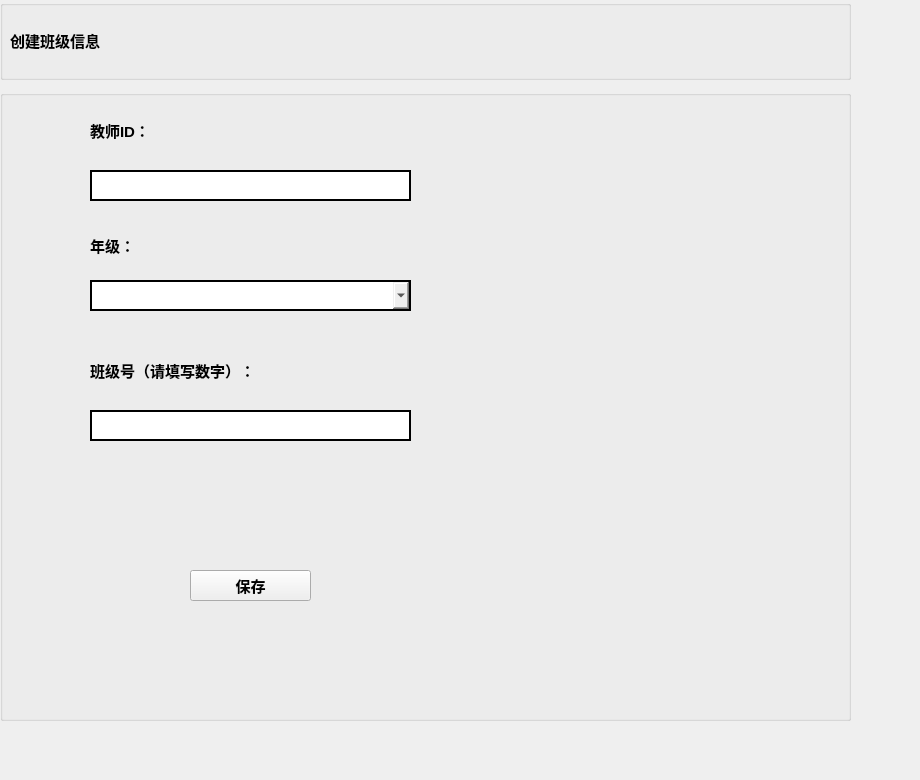
        <widget class="QWidget" name="page_6">
         <widget class="QWidget" name="widget_11" native="true">
          <property name="geometry">
           <rect>
            <x>0</x>
            <y>0</y>
            <width>911</width>
            <height>81</height>
           </rect>
          </property>
          <widget class="QGroupBox" name="groupBox_12">
           <property name="geometry">
            <rect>
             <x>0</x>
             <y>0</y>
             <width>851</width>
             <height>80</height>
            </rect>
           </property>
           <property name="title">
            <string/>
           </property>
           <widget class="QLabel" name="label_23">
            <property name="geometry">
             <rect>
              <x>10</x>
              <y>20</y>
              <width>141</width>
              <height>41</height>
             </rect>
            </property>
            <property name="font">
             <font>
              <pointsize>11</pointsize>
              <weight>75</weight>
              <bold>true</bold>
             </font>
            </property>
            <property name="text">
             <string>创建班级信息</string>
            </property>
           </widget>
          </widget>
         </widget>
         <widget class="QWidget" name="widget_12" native="true">
          <property name="geometry">
           <rect>
            <x>0</x>
            <y>90</y>
            <width>911</width>
            <height>681</height>
           </rect>
          </property>
          <widget class="QGroupBox" name="groupBox_13">
           <property name="geometry">
            <rect>
             <x>0</x>
             <y>0</y>
             <width>851</width>
             <height>631</height>
            </rect>
           </property>
           <property name="title">
            <string/>
           </property>
           <widget class="QLabel" name="label_24">
            <property name="geometry">
             <rect>
              <x>90</x>
              <y>30</y>
              <width>91</width>
              <height>21</height>
             </rect>
            </property>
            <property name="font">
             <font>
              <pointsize>11</pointsize>
              <weight>75</weight>
              <bold>true</bold>
             </font>
            </property>
            <property name="text">
             <string>教师ID：</string>
            </property>
           </widget>
           <widget class="QLineEdit" name="lineEdit_6">
            <property name="geometry">
             <rect>
              <x>90</x>
              <y>80</y>
              <width>321</width>
              <height>31</height>
             </rect>
            </property>
            <property name="styleSheet">
             <string notr="true">border:2px solid rgb(0,0,0)</string>
            </property>
           </widget>
           <widget class="QLabel" name="label_25">
            <property name="geometry">
             <rect>
              <x>90</x>
              <y>140</y>
              <width>51</width>
              <height>31</height>
             </rect>
            </property>
            <property name="font">
             <font>
              <pointsize>11</pointsize>
              <weight>75</weight>
              <bold>true</bold>
             </font>
            </property>
            <property name="text">
             <string>年级：</string>
            </property>
           </widget>
           <widget class="QComboBox" name="comboBox_4">
            <property name="geometry">
             <rect>
              <x>90</x>
              <y>190</y>
              <width>321</width>
              <height>31</height>
             </rect>
            </property>
            <property name="styleSheet">
             <string notr="true">border:2px solid rgb(0,0,0)</string>
            </property>
           </widget>
           <widget class="QLabel" name="label_26">
            <property name="geometry">
             <rect>
              <x>90</x>
              <y>260</y>
              <width>221</width>
              <height>41</height>
             </rect>
            </property>
            <property name="font">
             <font>
              <pointsize>11</pointsize>
              <weight>75</weight>
              <bold>true</bold>
             </font>
            </property>
            <property name="text">
             <string>班级号（请填写数字）：</string>
            </property>
           </widget>
           <widget class="QLineEdit" name="lineEdit_7">
            <property name="geometry">
             <rect>
              <x>90</x>
              <y>320</y>
              <width>321</width>
              <height>31</height>
             </rect>
            </property>
            <property name="styleSheet">
             <string notr="true">border:2px solid rgb(0,0,0)</string>
            </property>
           </widget>
           <widget class="QPushButton" name="pushButton_14">
            <property name="geometry">
             <rect>
              <x>190</x>
              <y>480</y>
              <width>121</width>
              <height>31</height>
             </rect>
            </property>
            <property name="font">
             <font>
              <pointsize>11</pointsize>
              <weight>75</weight>
              <bold>true</bold>
             </font>
            </property>
            <property name="styleSheet">
             <string notr="true"/>
            </property>
            <property name="text">
             <string>保存</string>
            </property>
           </widget>
          </widget>
         </widget>
        </widget>
